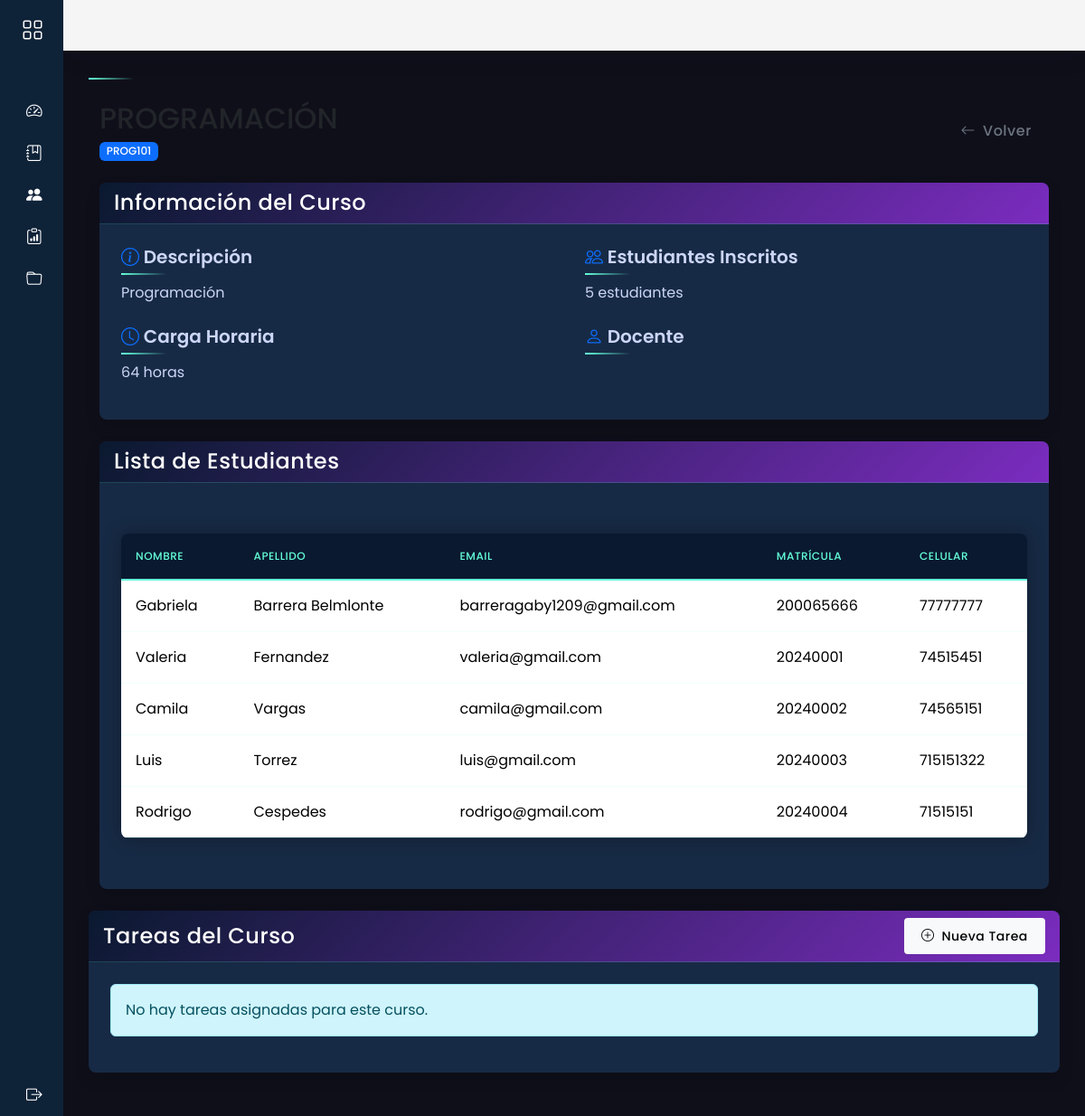
Page /docente/cursos/1 on the earlier database version.
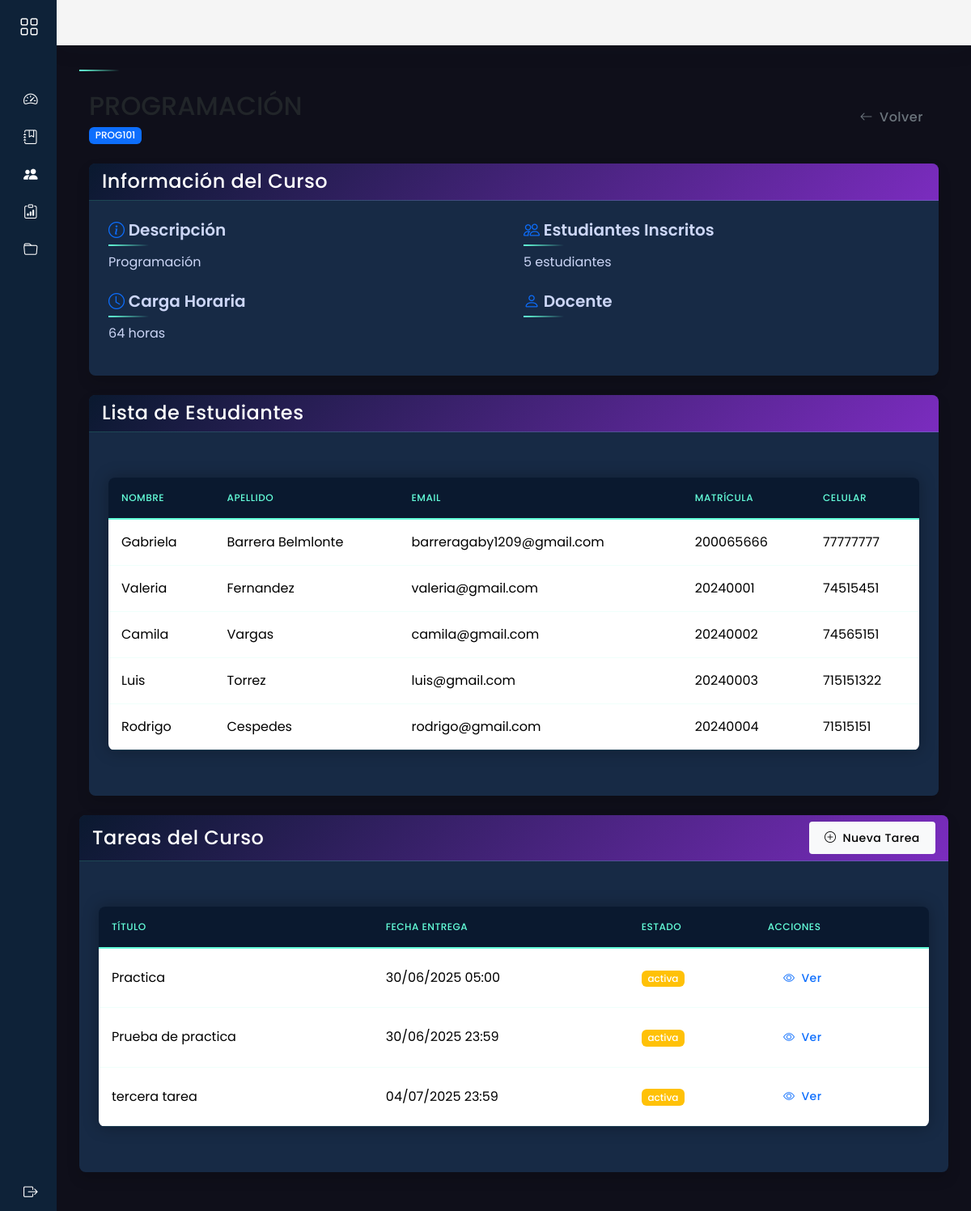
Same page on the later database version.
### models/estudiante_model.py (models this page shows, shortened)
class Estudiante(db.Model):
    __tablename__ = 'estudiantes'
    id = db.Column(db.Integer, primary_key=True)
    matricula = db.Column(db.String(20), unique=True)
    fecha_nac = db.Column(db.DateTime,nullable=False)
    genero = db.Column(db.String(10),nullable=False)
    telefono = db.Column(db.String(20),nullable=False)
    ci = db.Column(db.String(20),nullable=False)
    usuario_id = db.Column(db.Integer, db.ForeignKey('usuarios.id'),nullable=False)
    usuario = db.relationship('Usuario', back_populates='estudiantes')
    inscripciones = db.relationship('Inscripcion',back_populates='estudiante')

### models/usuario_model.py (models this page shows, shortened)
class Usuario(db.Model, UserMixin):
    __tablename__='usuarios'
    id = db.Column(db.Integer,primary_key=True)
    nombre = db.Column(db.String(80),nullable=False)
    apellido = db.Column(db.String(100))
    email = db.Column(db.String(120), unique=True)
    username = db.Column(db.String(20),nullable=False)
    password = db.Column(db.String,nullable=False)
    activo = db.Column(db.Boolean, default=True,nullable=False)
    rol_id = db.Column(db.Integer, db.ForeignKey('rol.id'), nullable=False)
    rol = db.relationship('Rol', back_populates='usuarios')
    docentes = db.relationship('Docente', backref='usuario_rel', lazy=True, cascade='all, delete-orphan')
    estudiantes = db.relationship('Estudiante', backref='usuario_rel', lazy=True, cascade='all, delete-orphan')
    def delete(self):
        db.session.delete(self)
        db.session.commit()

### models/tarea_model.py (models this page shows, shortened)
class Tarea(db.Model):
    __tablename__ = 'tareas'
    id = db.Column(db.Integer, primary_key=True)
    titulo = db.Column(db.String(100), nullable=False)
    descripcion = db.Column(db.Text)
    fecha_creacion = db.Column(db.DateTime, default=datetime.utcnow)  # Nuevo campo
    fecha_entrega = db.Column(db.DateTime, nullable=False)
    curso_id = db.Column(db.Integer, db.ForeignKey('cursos.id'), nullable=False)
    docente_id = db.Column(db.Integer, db.ForeignKey('docentes.id'), nullable=False)
    archivo_adjunto = db.Column(db.String(255))
    estado = db.Column(db.String(20), default='activa')  # 'activa', 'completada', 'cancelada'
    curso = db.relationship('Curso', backref='tareas_asignadas')  # Cambiado backref
    docente = db.relationship('Docente', backref='tareas_creadas')  # Cambiado backref
    @staticmethod
    def get_by_curso(curso_id):
        return Tarea.query.filter_by(curso_id=curso_id).all()

### controllers/docente/mis_cursos_controller.py (the view)
@curso_docente_bp.route("/<int:curso_id>")
def ver_curso(curso_id):
    curso = Curso.get_by_id(curso_id)
    if not curso:
        abort(404)
    estudiantes = Inscripcion.get_estudiantes_by_curso(curso_id)
    tareas = Tarea.get_by_curso(curso_id)
    return render_template('docente/cursos/vista.html',
                         curso=curso,
                         estudiantes=estudiantes,
                         tareas=tareas)

### models/curso_model.py (called while the page is built)
    @staticmethod
    def get_by_id(id):
        return Curso.query.get(id)

### models/inscripcion_model.py (called while the page is built)
    @staticmethod
    def get_estudiantes_by_curso(curso_id):
        return Estudiante.query.options(db.joinedload(Estudiante.usuario)).join(Inscripcion).filter(
            Inscripcion.curso_id == curso_id
        ).all()

### templates/docente/cursos/vista.html (shortened to what the changed rows need)
{% extends 'docente/base.html' %}
{% block content %}
<div class="container mt-4">
    <div class="d-flex justify-content-between align-items-center mb-4">
        <div>
            <h2 class="mb-1">{{ curso.nombre }}</h2>
        </div>
    </div>
    <div class="card shadow">
        <div class="card-body">
            {% if estudiantes %}
            <div class="table-responsive">
                <table class="table table-hover">
                    <thead class="table-light">
                        <tr>
                            <th>Nombre</th>
                            <th>Apellido</th>
                            <th>Email</th>
                            <th>Matrícula</th>
                            <th>Celular</th>
                        </tr>
                    </thead>
                    <tbody>
                        {% for estudiante in estudiantes %}
                        <tr>
                            <td>{{ estudiante.usuario.nombre if estudiante.usuario else 'Sin nombre' }}</td>
                            <td>{{ estudiante.usuario.apellido if estudiante.usuario else 'Sin apellido' }}</td>
                            <td>{{ estudiante.usuario.email if estudiante.usuario else 'Sin email' }}</td>
                            <td>{{ estudiante.matricula }}</td>
                            <td>{{ estudiante.telefono }}</td>
                        </tr>
                        {% endfor %}
                    </tbody>
                </table>
            </div>
            {% else %}
            <div class="alert alert-info">No hay estudiantes inscritos</div>
            {% endif %}
        </div>
    </div>
</div>
<div class="card shadow mt-4">
    <div class="card-body">
        {% if tareas %}
        <div class="table-responsive">
            <table class="table table-hover">
                <thead class="table-light">
                    <tr>
                        <th>Título</th>
                        <th>Fecha Entrega</th>
                        <th>Estado</th>
                        <th>Acciones</th>
                    </tr>
                </thead>
                <tbody>
                    {% for tarea in tareas %}
                    <tr>
                        <td>{{ tarea.titulo }}</td>
                        <td>{{ tarea.fecha_entrega.strftime('%d/%m/%Y %H:%M') }}</td>
                        <td>
                            <span class="badge bg-{{ 'success' if tarea.estado == 'completada' else 'warning' }}">
                                {{ tarea.estado }}
                            </span>
                        </td>
                        <td>
                            <a href="{{ url_for('curso_docente.ver_tareas', curso_id=curso.id) }}"
                               class="btn btn-sm btn-outline-primary">
                                <i class="bi bi-eye"></i> Ver
                            </a>
                        </td>
                    </tr>
                    {% endfor %}
                </tbody>
            </table>
        </div>
        {% else %}
        <div class="alert alert-info">No hay tareas asignadas para este curso.</div>
        {% endif %}
    </div>
</div>
{% endblock %}

Differences in the rows shown:
added Tarea: titulo "Practica", fecha_entrega "30/06/2025 05:00", estado "activa"
added Tarea: titulo "Prueba de practica", fecha_entrega "30/06/2025 23:59", estado "activa"
added Tarea: titulo "tercera tarea", fecha_entrega "04/07/2025 23:59", estado "activa"
Other differences:
text no longer shown: "No hay tareas asignadas para este curso."
text now shown: "TÍTULO FECHA ENTREGA ESTADO ACCIONES"
